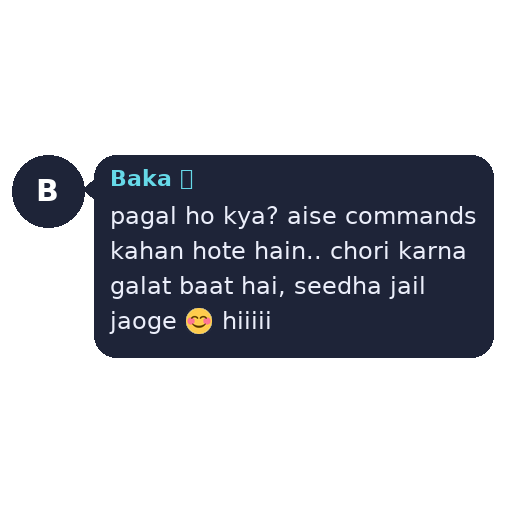
#> input picture test_q1.png, 512 x 512 px
$ python -i quote_pil.py   (imports and definitions only)
#> lines starting #> are read from the running program, lines starting #| are printed output that depends on the picture
### quote_fb.py
"""/q fallback fonts: pick a font per character so stylish text never shows empty boxes.

The main font (DejaVu / Noto) is tried first. For any character it cannot draw, the
fallback fonts in assets/fonts are tried one by one. Missing font files are skipped, so
this works with whatever is installed (run fetch_quote_assets.py to add more).
Thread-safe, and every cache is bounded so RAM stays small.
"""
import bisect
import os
import struct
import threading
import unicodedata
from collections import OrderedDict

from PIL import Image, ImageDraw, ImageFont

FONT_DIR = "assets/fonts"

# Best-looking first. Anything else found in assets/fonts is appended automatically,
# bitmap-style "unifont" files always go last.
_PREFERRED = [
    "NotoSans-Regular.ttf",
    "NotoSansDevanagari.ttf",
    "NotoSansSymbols.ttf",
    "NotoSansSymbols2.ttf",
    "NotoSansMath.ttf",
    "NotoSansArabic-Regular.ttf",
    "NotoSansHebrew-Regular.ttf",
    "NotoSansBengali-Regular.ttf",
    "NotoSansGurmukhi-Regular.ttf",
    "NotoSansGujarati-Regular.ttf",
    "NotoSansTamil-Regular.ttf",
    "NotoSansTelugu-Regular.ttf",
    "NotoSansKannada-Regular.ttf",
    "NotoSansMalayalam-Regular.ttf",
    "NotoSansSinhala-Regular.ttf",
    "NotoSansThai-Regular.ttf",
    "NotoSansLao-Regular.ttf",
    "NotoSansKhmer-Regular.ttf",
    "NotoSansMyanmar-Regular.ttf",
    "NotoSansGeorgian-Regular.ttf",
    "NotoSansArmenian-Regular.ttf",
    "NotoSansEthiopic-Regular.ttf",
    "NotoSansCherokee-Regular.ttf",
    "NotoSansCanadianAboriginal-Regular.ttf",
    "NotoSansTaiViet-Regular.ttf",
    "NotoSansJavanese-Regular.ttf",
    "NotoSansBalinese-Regular.ttf",
    "NotoSansRunic-Regular.ttf",
    "NotoSansOgham-Regular.ttf",
    "NotoSansBraille-Regular.ttf",
    "NotoSerifTibetan.ttf",
    "NotoCJKsub.otf",
]
_MAIN_PREFIXES = ("DejaVuSans",)  # the main text fonts, never used as fallback
ZW = "\U0000200B\U0000200C\U0000200D\U0000180E\U0000FE0E\U0000FE0F"

_OPEN_MAX = 40  # fonts kept open at once (RAM)
_COV_MAX = 30_000

_LOCK = threading.RLock()
_D = ImageDraw.Draw(Image.new("RGB", (1, 1)))
_REF: "OrderedDict[str, tuple[ImageFont.FreeTypeFont, bytes]]" = OrderedDict()
_COV: "dict[tuple[str, str], bool]" = {}
_PICKED: "OrderedDict[tuple[str, str], str | None]" = OrderedDict()
_FBF: "OrderedDict[tuple[str, int], ImageFont.FreeTypeFont]" = OrderedDict()
_FBF_MAX = 48


def _discover() -> list[str]:
    out: list[str] = []
    seen: set[str] = set()
    for name in _PREFERRED:
        p = os.path.join(FONT_DIR, name)
        if os.path.isfile(p):
            out.append(p)
            seen.add(name)
    try:
        extra = sorted(os.listdir(FONT_DIR))
    except OSError:
        extra = []
    late = []
    for name in extra:
        if name in seen or not name.lower().endswith((".ttf", ".otf")):
            continue
        if name.startswith(_MAIN_PREFIXES):
            continue
        if "unifont" in name.lower():
            late.append(os.path.join(FONT_DIR, name))
        else:
            out.append(os.path.join(FONT_DIR, name))
#> further down, picture is the input picture: PIL image 512x512 RGBA; mean R, G, B, A 14.8, 16.8, 22.8, 82.7
    return out + late


# Public list: other modules may read or extend it.
FB: list[str] = _discover()


# [17 lines left out: functions _bits, _ref, not called in this run]


_CMAPS: "dict[str, tuple[list[int], list[int]] | None]" = {}


# [208 lines left out: functions _read_cmap, _in_cmap, _has, covers, _sized, pick and 2 more, not called in this run]


def tw(t: str, f: ImageFont.FreeTypeFont) -> float:
    with _LOCK:
        return sum(_D.textlength(s, font=g) for s, g in runs(t, f))


# [18 lines left out: functions draw, draw_baseline, not called in this run]

### quote_pil.py
"""Complete Quotly quote-api renderer in pure Python (Pillow) with all 7 polish fixes."""
import io
import logging
import math
import os
import re
import threading
import unicodedata
from PIL import Image, ImageChops, ImageDraw, ImageFilter, ImageFont, ImageOps

import quote_emoji as qe
import quote_fb as qf

# ---- Exact Constants from constants.js, styles.js & accent-colors.js -------

NAME_COLORS_LIGHT = [
    "#FC5C51", "#FA790F", "#895DD5", "#0FB297", "#0FC9D6", "#3CA5EC", "#D54FAF"
]
NAME_COLORS_DARK = [
    "#FF8E86", "#FFA357", "#B18FFF", "#4DD6BF", "#45E8D1", "#7AC9FF", "#FF7FD5"
]
AVATAR_COLORS = [
    ("#FF885E", "#FF516A"), ("#FFCD6A", "#FFA85C"), ("#E0A2F3", "#D669ED"),
    ("#A0DE7E", "#54CB68"), ("#53EDD6", "#28C9B7"), ("#72D5FD", "#2A9EF1"),
    ("#FFA8A8", "#FF719A"),
]
TAG_COLORS = {
    "owner": {"dark": "#b08cf0", "light": "#6d3fc0"},
    "admin": {"dark": "#6fcb6d", "light": "#2c8a36"},
}

ACCENT_LIGHT = {
    0: ["#cc5049"], 1: ["#d67722"], 2: ["#955cdb"], 3: ["#40a920"], 4: ["#309eba"], 5: ["#368ad1"], 6: ["#c7508b"],
    7: ["#e15052", "#f9ae63"], 8: ["#e0802b", "#fac534"], 9: ["#a05ff3", "#f48fff"],
    10: ["#27a910", "#a7dc57"], 11: ["#27acce", "#82e8d6"], 12: ["#3391d4", "#7dd3f0"], 13: ["#dd4371", "#ffbe9f"],
    14: ["#247bed", "#f04856", "#ffffff"], 15: ["#d67722", "#1ea011", "#ffffff"], 16: ["#179e42", "#e84a3f", "#ffffff"],
    17: ["#2894af", "#6fc456", "#ffffff"], 18: ["#0c9ab3", "#ffad95", "#ffe6b5"], 19: ["#7757d6", "#f79610", "#ffde8e"],
    20: ["#1585cf", "#f2ab1d", "#ffffff"],
}
ACCENT_DARK = {
    0: ["#ff8e86"], 1: ["#ffa357"], 2: ["#b18fff"], 3: ["#4dd6bf"], 4: ["#45e8d1"], 5: ["#7ac9ff"], 6: ["#ff7fd5"],
    7: ["#ff9380", "#992f37"], 8: ["#ecb04e", "#c35714"], 9: ["#c697ff", "#5e31c8"],
    10: ["#a7eb6e", "#167e2d"], 11: ["#40d8d0", "#045c7f"], 12: ["#52bfff", "#0b5494"], 13: ["#ff86a6", "#8e366e"],
    14: ["#3fa2fe", "#e5424f", "#ffffff"], 15: ["#ff905e", "#32a527", "#ffffff"], 16: ["#66d364", "#d5444f", "#ffffff"],
    17: ["#22bce2", "#3da240", "#ffffff"], 18: ["#22bce2", "#ff9778", "#ffda6b"], 19: ["#9791ff", "#f2731d", "#ffdb59"],
    20: ["#3da6eb", "#eea51d", "#ffffff"],
}

EMOJI_CELLS = [
    {"dx": 14, "dy": 0.28, "size": 14},
    {"dx": 36, "dy": 0.72, "size": 12},
    {"dx": 40, "dy": 0.18, "size": 10},
    {"dx": 62, "dy": 0.50, "size": 13},
    {"dx": 88, "dy": 0.20, "size": 9},
    {"dx": 92, "dy": 0.80, "size": 10},
    {"dx": 120, "dy": 0.50, "size": 8},
]

ENTITY_TYPES_MONOSPACE = {"pre", "code", "pre_code"}
ENTITY_TYPES_MENTION = {
    "mention", "text_mention", "hashtag", "cashtag",
    "email", "phone_number", "bot_command", "url", "text_link",
}
EMOJI_SCALE = 1.15
DEFAULT_BG = "#1b1429"   # flat dark bubble (was a lighter grey-purple gradient)
SHOW_TAG = False         # True brings back the small admin/owner chip next to the name
PILL_ROOM = 0.15         # empty room under the bubble (share of the sticker) so the time pill never covers it

CJK_RE = re.compile(
    r"[\u1100-\u11ff\u2e80-\u2eff\u3000-\u303f\u3040-\u309f\u30a0-\u30ff"
    r"\u3100-\u312f\u3130-\u318f\u3190-\u319f\u31a0-\u31bf\u31c0-\u31ef"
    r"\u31f0-\u31ff\u3200-\u32ff\u3300-\u33ff\u3400-\u4dbf\u4e00-\u9fff"
    r"\uac00-\ud7af\uf900-\ufaff]"
)
RTL_RE = re.compile(r"[\u0591-\u07FF\u200F\u202B\u202E\uFB1D-\uFDFD\uFE70-\uFEFC]")
TALL_SCRIPT_RE = re.compile(r"[\u0590-\u1dff\u2e80-\uffef]")

LEFT_STICKY_PUNCTUATION = {
    ".", ",", "!", "?", ":", ";", ")", "]", "}", "%", '"', "'",
    "\u2019", "\u201d", "\u2026", "\u3001", "\u3002", "\uff0c", "\uff0e", "\uff01", "\uff09", "\uff3d",
}
KINSOKU_START = {
    "\u3001", "\u3002", "\uff0c", "\uff0e", "\u3005", "\u3009", "\u300b", "\u300d", "\u300f", "\u3011",
    "\u301f", "\u30fc", "\u30fd", "\u30fe", "\u309d", "\u309e", "\uff09", "\uff3d", "\uff5d", "\uff01", "\uff1f",
}

GLASS_STYLE = {
    "inset_x": 16, "inset_y": 16, "stack_tight": 12, "stack": 12, "inline": 8,
    "chip": 8, "max_header": 300, "max_lines": 16, "radius": 25, "radius_grouped": 7,
    "min_radius": 4, "block_radius": 9, "chip_radius": 17, "reply_thumb": 40,
    "shadow_pad": 12, "shadow_pad_top": 4, "glass_lw": 2, "tail_size": 14,
    "min_width": 100, "avatar": 50, "avatar_gap": 10,
    "font_body": 24, "font_name": 20, "font_reply": 19, "font_micro": 15,
    "micro_alpha": 0.65,
    "block_pad_y": 8, "block_pad_l": 12, "block_pad_r": 12, "block_pad_r_icon": 32,
    "block_bar": 4, "block_icon": 16, "block_icon_inset": 4, "block_tint": 0.10,
    "block_gap": 8, "block_thumb_gap": 8, "block_thumb_radius": 4,
    "stripe_dash": 6, "stripe_slant": 4, "emoji_alpha": 0.14,
    "tag_pad_x": 8, "tag_pad_y": 4, "tag_tint": 0.15,
    "row_disc": 44, "row_gap": 12, "row_title": 18, "row_line_gap": 8,
    "row_bar": 3, "row_bar_gap": 2, "row_bar_min": 4, "row_bar_max": 28, "row_cover": 9,
    "badge_pad_x": 8, "badge_pad_y": 4, "badge_bg": 0.62, "badge_inset": 8, "badge_play": 48,
    "shadow_blur": 6, "shadow_y": 2, "shadow_alpha": 0.24,
}


# ---- Color Math (utils/quote-generate/color.js & accent-colors.js) ---------

# [10 lines left out: function hex_to_rgb, not called in this run]


def rgb_to_hex(rgb: tuple[int, int, int]) -> str:
    r, g, b = [max(0, min(255, int(round(c)))) for c in rgb[:3]]
    return f"#{r:02x}{g:02x}{b:02x}"


def rgba_tuple(hex_str: str, alpha: float = 1.0) -> tuple[int, int, int, int]:
    r, g, b = hex_to_rgb(hex_str)
    return (r, g, b, max(0, min(255, int(round(alpha * 255)))))


# [16 lines left out: functions color_luminance, light_or_dark, not called in this run]


def get_brightness(color: str) -> float:
    r, g, b = hex_to_rgb(color)
    return (r * 299 + g * 587 + b * 114) / 1000.0


def adjust_brightness(color: str, amount: float) -> str:
    r, g, b = hex_to_rgb(color)
    return rgb_to_hex((r + amount, g + amount, b + amount))


def get_contrast_ratio(bg: str, fg: str) -> float:
    b1, b2 = get_brightness(bg), get_brightness(fg)
    return (max(b1, b2) + 0.05) / (min(b1, b2) + 0.05)


# [40 lines left out: functions adjust_contrast, resolve_accent, parse_background_color, not called in this run]


# ---- Font Loader & Fallback Drawing (Hindi + CJK + Symbols) ----------------

log = logging.getLogger(__name__)
_RENDER_LOCK = threading.RLock()
_FONT_CACHE = {}
_DUMMY_DR = ImageDraw.Draw(Image.new("RGBA", (1, 1)))

# [2 lines not run here, left out]


# [88 lines left out: functions _load_style_font, _grapheme_clusters, _runs_with_fallback, not called in this run]


def _measure_text_width(text: str, f: ImageFont.FreeTypeFont) -> float:
    return sum(_DUMMY_DR.textlength(s, font=g) for s, g in _runs_with_fallback(text, f))


# [5 lines left out: function _draw_text_baseline, not called in this run]


# ---- Optical & Font Metrics (canvas-utils.js & text-prepare.js) ------------

class QCanvas:
    # [7 lines left out: function __init__, not called in this run]


_METRICS_CACHE = {}
_CAP_CACHE = {}


# [25 lines left out: functions font_metrics, cap_height, not called in this run]


def max_text_height(font_size: int, lines: int) -> float:
    asc, _ = font_metrics(font_size)
    return asc + (lines - 0.5) * (font_size * 1.2)


# ---- Bubble Path, Glass, Round Image, Quote Icon (canvas-utils.js) ---------

# [566 lines left out: functions _arc_points, _cubic_bezier, _quad_bezier, bubble_polygon, _linear_gradient_2d, draw_bubble and 21 more, not called in this run]


def apply_spoiler(img: Image.Image, scale: int = 2) -> Image.Image:
#> called with scale = 2
    max_side = 800
    blur_side = 9
    k = min(1.0, max_side / max(1, img.width, img.height))
#> k = 1
    w = max(2, int(round(img.width * k)))
#> w = 512
    h = max(2, int(round(img.height * k)))
#> h = 512

    src = Image.new("RGBA", (w, h), (128, 128, 128, 255))
    src.alpha_composite(img.convert("RGBA").resize((w, h), Image.LANCZOS))
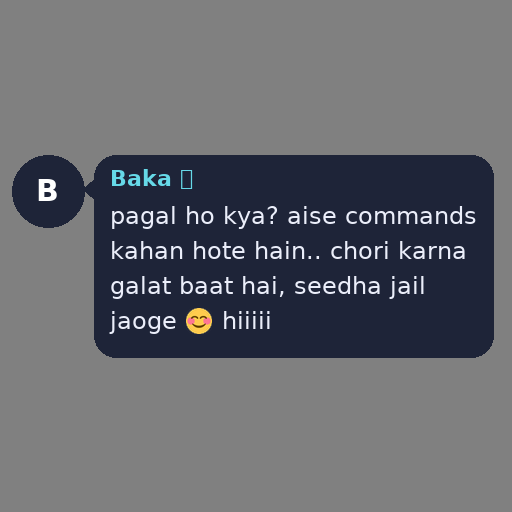
#> src: PIL image 512x512 RGBA; mean R, G, B, A 101.3, 103.3, 109.3, 255

    tiny_w = max(2, int(round(blur_side if w >= h else (blur_side * w) / h)))
#> tiny_w = 9
    tiny_h = max(2, int(round(blur_side if h > w else (blur_side * h) / w)))
#> tiny_h = 9
    tiny = src.resize((tiny_w, tiny_h), Image.BICUBIC)
    blurred = tiny.resize((w, h), Image.BICUBIC).filter(ImageFilter.GaussianBlur(8))
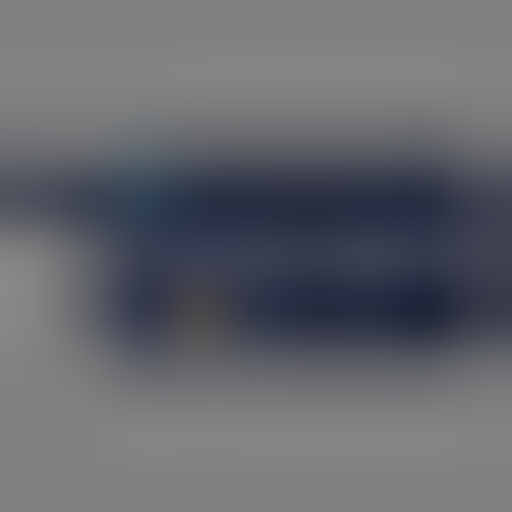
#> blurred: PIL image 512x512 RGBA; mean R, G, B, A 101, 103, 109, 255

    dim = Image.new("RGBA", (w, h), (30, 34, 44, int(round(0.28 * 255))))
    out = Image.alpha_composite(blurred, dim)
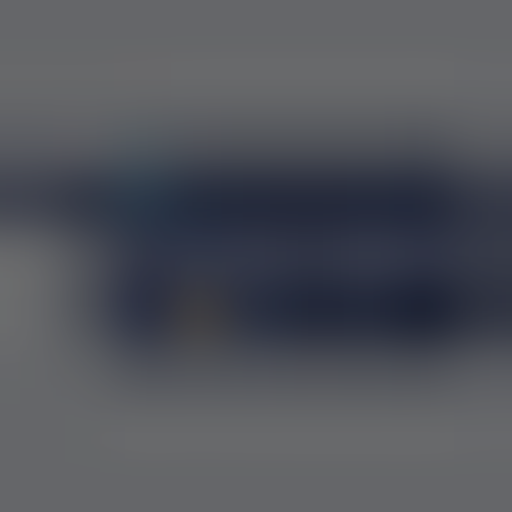
#> out: PIL image 512x512 RGBA; mean R, G, B, A 81.3, 83.8, 91, 255

    seed = ((w * 73856093) ^ (h * 19349663)) & 0xFFFFFFFF
#> seed = 2204730368

    def rnd():
        nonlocal seed
        seed = (seed * 1664525 + 1013904223) & 0xFFFFFFFF
        return seed / 4294967296.0

    dot = max(1.0, (scale * w) / 640.0 * 1.1)
#> dot = 1.76
    count = int(round((w * h) / (dot * dot * 22.0)))
#> count = 3847
    dr = ImageDraw.Draw(out)
    for _ in range(count):
        px = rnd() * w
        py = rnd() * h
        pr = dot * (0.45 + rnd() * 0.75)
        alpha = int(round((0.35 + rnd() * 0.5) * 255))
        dr.ellipse([px - pr, py - pr, px + pr, py + pr], fill=(255, 255, 255, alpha))
    return out


# ---- Text Engine: text-prepare.js + text-layout.js + text-render.js --------

# [55 lines left out: functions _utf16_to_char_map, split_by_blockquotes, not called in this run]


_TOKEN_RE = re.compile(r"\r\n|\r|\n|[^\S\r\n]+|\w+|[^\w\s]")


# [750 lines left out: functions prepare_text, _push_segment, _get_line_direction, _apply_truncation, layout_text, shrink_wrap and 14 more, not called in this run]


# ---- Single-Message Composer & Multi-Message Stacker -----------------------

def render_stage4(*args, **kwargs) -> Image.Image | None:
    with _RENDER_LOCK:
        return _render_stage4_unlocked(*args, **kwargs)


# [489 lines left out: functions _render_stage4_unlocked, render_messages, _render_messages_unlocked, not called in this run]

# --- quote patch v2 applied ---

>>> from PIL import Image
>>> picture = Image.open('test_q1.png')
>>> result = apply_spoiler(picture)
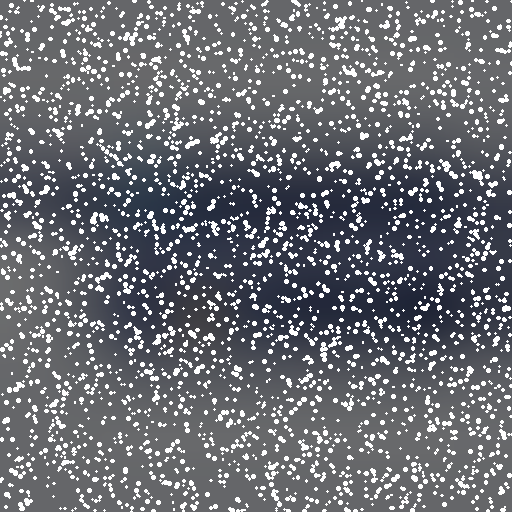
#> result: PIL image 512x512 RGBA; mean R, G, B, A 108.9, 111.1, 117, 238.9; transparent parts drawn white
